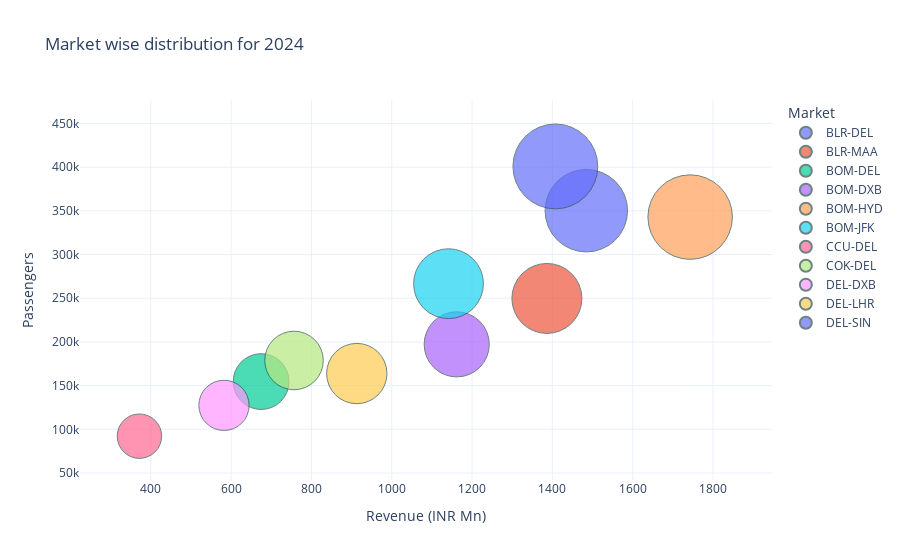

The notebook cell this image was saved under:
### Code cell
#Market-wise distribution of Revenue and Passengers for the year 2024 with ASK as size
def chart():
    fig=px.scatter(market_data,x=market_data["Revenue (INR Mn)"], y=market_data["Passengers"],
                color="Market", 
                title="Market wise distribution for 2024",
                    size="ASK (Mn km)",
                    size_max=60,
                    hover_data=["Passengers"]
                )
    fig.update_traces(marker=dict(line=dict(width=1, color='DarkSlateGrey')))
    fig.update_layout(
        xaxis_title="Revenue (INR Mn)",
        yaxis_title="Passengers",
        legend_title="Market",
        template="plotly_white"
    )
    return fig.show()

chart()

### Figure 1 — Plotly figure (JSON) as saved in the notebook; plotly's stock layout.template omitted (floating-point values rounded to 4 significant figures)
{"data": [{"hovertemplate": "Market=BLR-DEL<br>Revenue (INR Mn)=%{x}<br>Passengers=%{y}<br>ASK (Mn km)=%{marker.size}<extra></extra>", "legendgroup": "BLR-DEL", "marker": {"color": "#636efa", "line": {"color": "DarkSlateGrey", "width": 1}, "size": [391.6], "sizemode": "area", "sizeref": 0.1151, "symbol": "circle"}, "mode": "markers", "name": "BLR-DEL", "orientation": "v", "showlegend": true, "type": "scatter", "x": [1485.0], "xaxis": "x", "y": [350137], "yaxis": "y"}, {"hovertemplate": "Market=BLR-MAA<br>Revenue (INR Mn)=%{x}<br>Passengers=%{y}<br>ASK (Mn km)=%{marker.size}<extra></extra>", "legendgroup": "BLR-MAA", "marker": {"color": "#EF553B", "line": {"color": "DarkSlateGrey", "width": 1}, "size": [282.2], "sizemode": "area", "sizeref": 0.1151, "symbol": "circle"}, "mode": "markers", "name": "BLR-MAA", "orientation": "v", "showlegend": true, "type": "scatter", "x": [1386.0], "xaxis": "x", "y": [249737], "yaxis": "y"}, {"hovertemplate": "Market=BOM-DEL<br>Revenue (INR Mn)=%{x}<br>Passengers=%{y}<br>ASK (Mn km)=%{marker.size}<extra></extra>", "legendgroup": "BOM-DEL", "marker": {"color": "#00cc96", "line": {"color": "DarkSlateGrey", "width": 1}, "size": [179.2], "sizemode": "area", "sizeref": 0.1151, "symbol": "circle"}, "mode": "markers", "name": "BOM-DEL", "orientation": "v", "showlegend": true, "type": "scatter", "x": [674.6], "xaxis": "x", "y": [154600], "yaxis": "y"}, {"hovertemplate": "Market=BOM-DXB<br>Revenue (INR Mn)=%{x}<br>Passengers=%{y}<br>ASK (Mn km)=%{marker.size}<extra></extra>", "legendgroup": "BOM-DXB", "marker": {"color": "#ab63fa", "line": {"color": "DarkSlateGrey", "width": 1}, "size": [244.3], "sizemode": "area", "sizeref": 0.1151, "symbol": "circle"}, "mode": "markers", "name": "BOM-DXB", "orientation": "v", "showlegend": true, "type": "scatter", "x": [1162.0], "xaxis": "x", "y": [197198], "yaxis": "y"}, {"hovertemplate": "Market=BOM-HYD<br>Revenue (INR Mn)=%{x}<br>Passengers=%{y}<br>ASK (Mn km)=%{marker.size}<extra></extra>", "legendgroup": "BOM-HYD", "marker": {"color": "#FFA15A", "line": {"color": "DarkSlateGrey", "width": 1}, "size": [411.2], "sizemode": "area", "sizeref": 0.1151, "symbol": "circle"}, "mode": "markers", "name": "BOM-HYD", "orientation": "v", "showlegend": true, "type": "scatter", "x": [1743.0], "xaxis": "x", "y": [342839], "yaxis": "y"}, {"hovertemplate": "Market=BOM-JFK<br>Revenue (INR Mn)=%{x}<br>Passengers=%{y}<br>ASK (Mn km)=%{marker.size}<extra></extra>", "legendgroup": "BOM-JFK", "marker": {"color": "#19d3f3", "line": {"color": "DarkSlateGrey", "width": 1}, "size": [280.7], "sizemode": "area", "sizeref": 0.1151, "symbol": "circle"}, "mode": "markers", "name": "BOM-JFK", "orientation": "v", "showlegend": true, "type": "scatter", "x": [1141.0], "xaxis": "x", "y": [266627], "yaxis": "y"}, {"hovertemplate": "Market=CCU-DEL<br>Revenue (INR Mn)=%{x}<br>Passengers=%{y}<br>ASK (Mn km)=%{marker.size}<extra></extra>", "legendgroup": "CCU-DEL", "marker": {"color": "#FF6692", "line": {"color": "DarkSlateGrey", "width": 1}, "size": [113.6], "sizemode": "area", "sizeref": 0.1151, "symbol": "circle"}, "mode": "markers", "name": "CCU-DEL", "orientation": "v", "showlegend": true, "type": "scatter", "x": [371.6], "xaxis": "x", "y": [92145], "yaxis": "y"}, {"hovertemplate": "Market=COK-DEL<br>Revenue (INR Mn)=%{x}<br>Passengers=%{y}<br>ASK (Mn km)=%{marker.size}<extra></extra>", "legendgroup": "COK-DEL", "marker": {"color": "#B6E880", "line": {"color": "DarkSlateGrey", "width": 1}, "size": [197.2], "sizemode": "area", "sizeref": 0.1151, "symbol": "circle"}, "mode": "markers", "name": "COK-DEL", "orientation": "v", "showlegend": true, "type": "scatter", "x": [756.6], "xaxis": "x", "y": [178763], "yaxis": "y"}, {"hovertemplate": "Market=DEL-DXB<br>Revenue (INR Mn)=%{x}<br>Passengers=%{y}<br>ASK (Mn km)=%{marker.size}<extra></extra>", "legendgroup": "DEL-DXB", "marker": {"color": "#FF97FF", "line": {"color": "DarkSlateGrey", "width": 1}, "size": [145.4], "sizemode": "area", "sizeref": 0.1151, "symbol": "circle"}, "mode": "markers", "name": "DEL-DXB", "orientation": "v", "showlegend": true, "type": "scatter", "x": [582.2], "xaxis": "x", "y": [127407], "yaxis": "y"}, {"hovertemplate": "Market=DEL-LHR<br>Revenue (INR Mn)=%{x}<br>Passengers=%{y}<br>ASK (Mn km)=%{marker.size}<extra></extra>", "legendgroup": "DEL-LHR", "marker": {"color": "#FECB52", "line": {"color": "DarkSlateGrey", "width": 1}, "size": [209.4], "sizemode": "area", "sizeref": 0.1151, "symbol": "circle"}, "mode": "markers", "name": "DEL-LHR", "orientation": "v", "showlegend": true, "type": "scatter", "x": [913.0], "xaxis": "x", "y": [163806], "yaxis": "y"}, {"hovertemplate": "Market=DEL-SIN<br>Revenue (INR Mn)=%{x}<br>Passengers=%{y}<br>ASK (Mn km)=%{marker.size}<extra></extra>", "legendgroup": "DEL-SIN", "marker": {"color": "#636efa", "line": {"color": "DarkSlateGrey", "width": 1}, "size": [414.5], "sizemode": "area", "sizeref": 0.1151, "symbol": "circle"}, "mode": "markers", "name": "DEL-SIN", "orientation": "v", "showlegend": true, "type": "scatter", "x": [1407.0], "xaxis": "x", "y": [400802], "yaxis": "y"}], "layout": {"legend": {"itemsizing": "constant", "title": {"text": "Market"}, "tracegroupgap": 0}, "title": {"text": "Market wise distribution for 2024"}, "xaxis": {"anchor": "y", "domain": [0, 1], "title": {"text": "Revenue (INR Mn)"}}, "yaxis": {"anchor": "x", "domain": [0, 1], "title": {"text": "Passengers"}}}}
